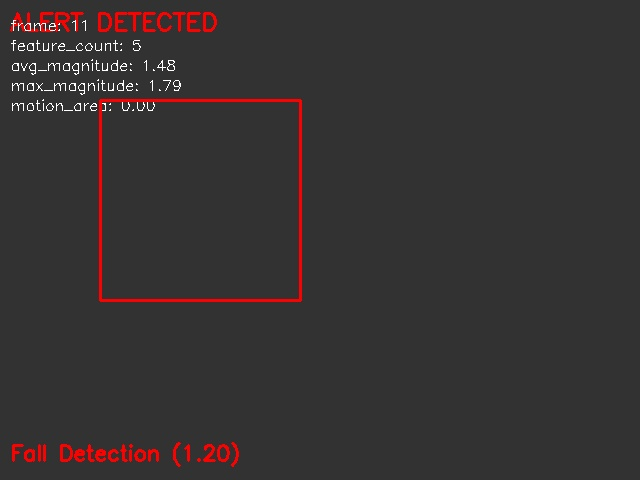
#> input picture test/alerts/Fall Detection_11_20250713_213832.jpg, 640 x 480 px
$ python -i motion_manager.py   (imports and definitions only)
#> lines starting #> are read from the running program, lines starting #| are printed output that depends on the picture; after the words box and inside, x2 and y2 are one past the last pixel; in counts of white or black regions, pixels touching at a corner belong together
#> further down, picture is the input picture: shape (480, 640, 3); mean B, G, R 50.1, 50.1, 54.5
#!/usr/bin/env python
# -*- coding: utf-8 -*-

"""
运动特征提取模块 - 负责从视频帧中提取各种运动特征
"""

import cv2
import numpy as np
import logging
import time
from enum import Enum

# 配置日志
logger = logging.getLogger("MotionFeatureManager")

class FeatureType(Enum):
    """特征类型枚举"""
    OPTICAL_FLOW = "optical_flow"
    MOTION_HISTORY = "motion_history"
    BACKGROUND_SUB = "background_sub"
    CONTOUR = "contour"
    KEYPOINT = "keypoint"

class MotionFeatureManager:
    """运动特征管理器 - 负责从视频帧中提取各种运动特征"""

    def __init__(self, use_optical_flow=True, use_motion_history=False,
                 use_background_sub=False, use_contour=True, use_keypoint=False,
                 optical_flow_method='farneback', use_gpu=False):
        """初始化运动特征管理器

        Args:
            use_optical_flow (bool): 是否使用光流
            use_motion_history (bool): 是否使用运动历史
            use_background_sub (bool): 是否使用背景减除
            use_contour (bool): 是否使用轮廓检测
            use_keypoint (bool): 是否使用关键点检测
            optical_flow_method (str): 光流方法 ('farneback', 'sparse', 'dense_pyr_lk')
            use_gpu (bool): 是否使用GPU加速
        """
        self.use_optical_flow = use_optical_flow
        self.use_motion_history = use_motion_history
        self.use_background_sub = use_background_sub
        self.use_contour = use_contour
        self.use_keypoint = use_keypoint
        self.optical_flow_method = optical_flow_method
        self.use_gpu = use_gpu

        # 初始化状态变量
        self.prev_gray = None
        self.motion_history = None
        self.bg_subtractor = None
        self.feature_detector = None
        self.frame_count = 0

        # 初始化背景减除器
        if self.use_background_sub:
            self.bg_subtractor = cv2.createBackgroundSubtractorMOG2(
                history=100, varThreshold=25, detectShadows=False)

        # 初始化特征检测器
        if self.use_keypoint:
            if cv2.cuda.getCudaEnabledDeviceCount() > 0 and self.use_gpu:
                self.feature_detector = cv2.cuda.FastFeatureDetector.create(
                    threshold=20, nonmaxSuppression=True)
            else:
                self.feature_detector = cv2.FastFeatureDetector_create(
                    threshold=20, nonmaxSuppression=True)

        # 初始化光流参数
        if self.use_optical_flow:
            if self.optical_flow_method == 'sparse':
                # 用于LK光流的参数
                self.lk_params = dict(
                    winSize=(15, 15),
                    maxLevel=2,
                    criteria=(cv2.TERM_CRITERIA_EPS | cv2.TERM_CRITERIA_COUNT, 10, 0.03))
                # 角点检测参数
                self.feature_params = dict(
                    maxCorners=100,
                    qualityLevel=0.3,
                    minDistance=7,
                    blockSize=7)
                self.prev_points = None
            elif self.optical_flow_method == 'farneback':
                # Farneback光流参数
                self.farneback_params = dict(
                    pyr_scale=0.5,
                    levels=3,
                    winsize=15,
                    iterations=3,
                    poly_n=5,
                    poly_sigma=1.2,
                    flags=0)
            elif self.optical_flow_method == 'dense_pyr_lk':
                # 密集金字塔LK
                self.lk_pyr_params = dict(
                    winSize=(15, 15),
                    maxLevel=3,
                    criteria=(cv2.TERM_CRITERIA_EPS | cv2.TERM_CRITERIA_COUNT, 10, 0.03))

        logger.info(f"初始化运动特征管理器: 光流={use_optical_flow}({optical_flow_method}), "
                    f"运动历史={use_motion_history}, 背景减除={use_background_sub}, "
                    f"轮廓={use_contour}, 关键点={use_keypoint}, GPU={use_gpu}")

    def extract_features(self, frame, prev_frame=None):
        """从帧中提取特征

        Args:
            frame: 当前帧
            prev_frame: 前一帧（可选）

        Returns:
            features: 提取的特征字典
        """
        self.frame_count += 1
        features = {}

        # 转换为灰度图
        if frame is None:
            return features

        gray = cv2.cvtColor(frame, cv2.COLOR_BGR2GRAY)
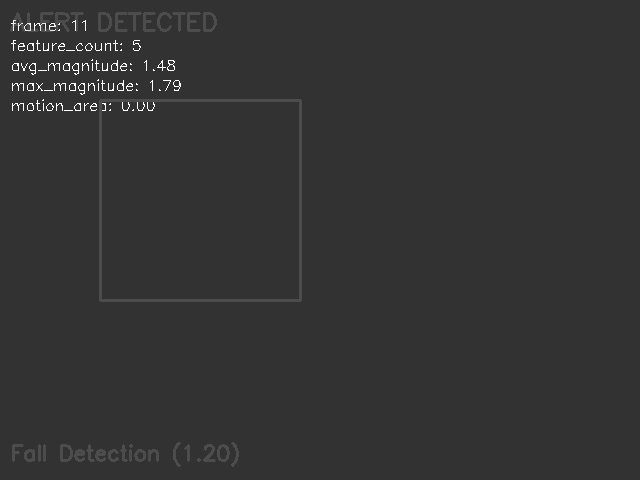
#> gray: shape (480, 640); min 42, max 255, mean 51.4
        features['gray'] = gray

        # 提取光流
        if self.use_optical_flow and self.prev_gray is not None:
            start_time = time.time()
            if self.optical_flow_method == 'farneback':
                flow = cv2.calcOpticalFlowFarneback(self.prev_gray, gray, None, **self.farneback_params)
                features[FeatureType.OPTICAL_FLOW.value] = flow

                # 计算光流统计信息
                mag, ang = cv2.cartToPolar(flow[..., 0], flow[..., 1])
                features['flow_magnitude'] = mag
                features['flow_angle'] = ang
                features['flow_mean_magnitude'] = np.mean(mag)
                features['flow_max_magnitude'] = np.max(mag)

                # 计算运动矢量
                motion_vectors = []
                step = 16  # 采样步长
                for y in range(0, gray.shape[0], step):
                    for x in range(0, gray.shape[1], step):
                        fx, fy = flow[y, x]
                        if mag[y, x] > 1.0:  # 只保留显著运动
                            motion_vectors.append((x, y, fx, fy, mag[y, x]))
                features['motion_vectors'] = motion_vectors

            elif self.optical_flow_method == 'sparse':
                if self.prev_points is None:
                    self.prev_points = cv2.goodFeaturesToTrack(self.prev_gray, **self.feature_params)

                if self.prev_points is not None and len(self.prev_points) > 0:
                    next_points, status, _ = cv2.calcOpticalFlowPyrLK(
                        self.prev_gray, gray, self.prev_points, None, **self.lk_params)

                    if next_points is not None:
                        # 选择好的点
                        good_old = self.prev_points[status == 1]
                        good_new = next_points[status == 1]

                        features[FeatureType.OPTICAL_FLOW.value] = (good_old, good_new)

                        # 计算运动矢量
                        motion_vectors = []
                        if len(good_old) > 0:
                            # 计算位移向量
                            displacements = good_new - good_old
                            magnitudes = np.sqrt(displacements[:, 0]**2 + displacements[:, 1]**2)

                            for i, ((x1, y1), (x2, y2), mag) in enumerate(zip(good_old, good_new, magnitudes)):
                                if mag > 1.0:  # 只保留显著运动
                                    motion_vectors.append((int(x1), int(y1), x2-x1, y2-y1, mag))

                            features['flow_mean_magnitude'] = np.mean(magnitudes)
                            features['flow_max_magnitude'] = np.max(magnitudes)

                        features['motion_vectors'] = motion_vectors

                        # 更新点
                        self.prev_points = good_new.reshape(-1, 1, 2)

                # 定期刷新特征点
                if self.frame_count % 10 == 0 or self.prev_points is None or len(self.prev_points) < 10:
                    self.prev_points = cv2.goodFeaturesToTrack(gray, **self.feature_params)

            features['flow_extraction_time'] = time.time() - start_time

        # 提取运动历史
        if self.use_motion_history:
            start_time = time.time()
            # 计算帧差
            if prev_frame is not None:
                prev_gray_for_diff = cv2.cvtColor(prev_frame, cv2.COLOR_BGR2GRAY)
                frame_diff = cv2.absdiff(gray, prev_gray_for_diff)
                _, motion_mask = cv2.threshold(frame_diff, 25, 1, cv2.THRESH_BINARY)

                # 更新运动历史图
                if self.motion_history is None:
                    self.motion_history = np.zeros_like(gray, dtype=np.float32)

                timestamp = self.frame_count / 30.0  # 假设30fps
                cv2.motempl.updateMotionHistory(motion_mask, self.motion_history, timestamp, 0.5)  # 0.5s的历史

                # 计算运动梯度
                mg_mask, mg_orient = cv2.motempl.calcMotionGradient(
                    self.motion_history, 0.25, 0.05, apertureSize=3)

                # 分割运动区域
                seg_mask, _ = cv2.motempl.segmentMotion(
                    self.motion_history, timestamp, 0.25)

                features[FeatureType.MOTION_HISTORY.value] = self.motion_history
                features['motion_gradient_mask'] = mg_mask
                features['motion_gradient_orient'] = mg_orient
                features['motion_segments'] = seg_mask

            features['mhi_extraction_time'] = time.time() - start_time

        # 背景减除
        if self.use_background_sub:
            start_time = time.time()
            fg_mask = self.bg_subtractor.apply(frame)
            features[FeatureType.BACKGROUND_SUB.value] = fg_mask

            # 计算前景比例
            fg_ratio = np.sum(fg_mask > 0) / (fg_mask.shape[0] * fg_mask.shape[1])
            features['foreground_ratio'] = fg_ratio

            features['bg_extraction_time'] = time.time() - start_time

        # 轮廓检测
        if self.use_contour:
            start_time = time.time()

            # 使用帧差或背景减除的结果
            if 'motion_mask' in locals():
                mask = motion_mask
            elif self.use_background_sub and FeatureType.BACKGROUND_SUB.value in features:
                mask = features[FeatureType.BACKGROUND_SUB.value]
            else:
                # 直接从当前帧计算
                blurred = cv2.GaussianBlur(gray, (5, 5), 0)
                _, thresh = cv2.threshold(blurred, 60, 255, cv2.THRESH_BINARY)
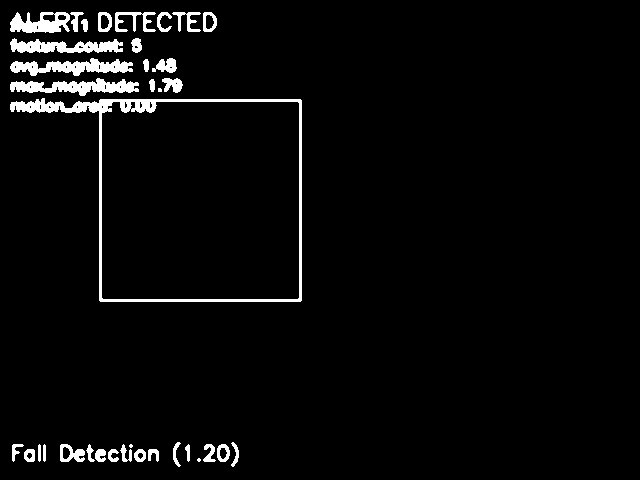
#> thresh: shape (480, 640); 3.7% white; 36 white regions (3 under 20 px)
                mask = thresh

            # 查找轮廓
            contours, _ = cv2.findContours(mask.astype(np.uint8), cv2.RETR_EXTERNAL, cv2.CHAIN_APPROX_SIMPLE)
#> contours = 36 contours, 3 with area under 20; largest, box (x1, y1, x2, y2) and area: (10, 98, 302, 302) 41509, (10, 78, 139, 96) 1072, (10, 58, 133, 76) 1050, (10, 38, 123, 53) 908, (10, 12, 70, 33) 835

            # 过滤小轮廓
            valid_contours = []
            for c in contours:
                if cv2.contourArea(c) > 50:  # 面积阈值
                    valid_contours.append(c)
#> this loop made 36 passes
#> after the loop, valid_contours = 27 contours; largest, box (x1, y1, x2, y2) and area: (10, 98, 302, 302) 41509, (10, 78, 139, 96) 1072, (10, 58, 133, 76) 1050, (10, 38, 123, 53) 908, (10, 12, 70, 33) 835

            features[FeatureType.CONTOUR.value] = valid_contours
            features['contour_count'] = len(valid_contours)

            # 计算轮廓面积总和
            total_area = 0
            frame_area = gray.shape[0] * gray.shape[1]
#> frame_area = 307200
            for c in valid_contours:
                area = cv2.contourArea(c)
                total_area += area
#> this loop made 27 passes
#> (area, total_area) on passes 1 to 12: (65.5, 65.5), (109.5, 175), (64.5, 239.5), (88.5, 328), (110, 438), (172, 610), (100, 710), (74.5, 784.5), (55, 839.5), (281, 1120.5), (64.5, 1185), (66, 1251)
#> after the loop, total_area = 48219

            features['contour_area_ratio'] = total_area / frame_area if frame_area > 0 else 0

            features['contour_extraction_time'] = time.time() - start_time

        # 关键点检测
        if self.use_keypoint:
            start_time = time.time()

            if self.use_gpu and cv2.cuda.getCudaEnabledDeviceCount() > 0:
                # GPU加速
                gray_gpu = cv2.cuda_GpuMat()
                gray_gpu.upload(gray)
                keypoints_gpu = self.feature_detector.detect(gray_gpu)
                keypoints = cv2.cuda_KeyPoint.convert(keypoints_gpu)
            else:
                # CPU
                keypoints = self.feature_detector.detect(gray)

            features[FeatureType.KEYPOINT.value] = keypoints
            features['keypoint_count'] = len(keypoints)

            # 计算关键点分布统计
            if len(keypoints) > 0:
                pts = np.array([[kp.pt[0], kp.pt[1]] for kp in keypoints])
                mean_pt = np.mean(pts, axis=0)
                std_pt = np.std(pts, axis=0)
                features['keypoint_mean_pos'] = mean_pt
                features['keypoint_std_pos'] = std_pt

            features['keypoint_extraction_time'] = time.time() - start_time

        # 更新前一帧
        self.prev_gray = gray

        return features

    # [110 lines left out: functions visualize_features, reset, get_feature_types, not called in this run]

>>> import cv2
>>> picture = cv2.imread('alerts/Fall Detection_11_20250713_213832.jpg')
>>> result = MotionFeatureManager().extract_features(picture)
#> result = 5 items
